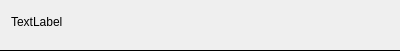
<?xml version="1.0" encoding="UTF-8"?>
<ui version="4.0">
 <class>Widg_Airports</class>
 <widget class="QWidget" name="Widg_Airports">
  <property name="geometry">
   <rect>
    <x>0</x>
    <y>0</y>
    <width>400</width>
    <height>51</height>
   </rect>
  </property>
  <property name="minimumSize">
   <size>
    <width>400</width>
    <height>51</height>
   </size>
  </property>
  <property name="maximumSize">
   <size>
    <width>400</width>
    <height>51</height>
   </size>
  </property>
  <property name="windowTitle">
   <string>Form</string>
  </property>
  <widget class="QWidget" name="verticalLayoutWidget">
   <property name="geometry">
    <rect>
     <x>0</x>
     <y>0</y>
     <width>401</width>
     <height>51</height>
    </rect>
   </property>
   <layout class="QVBoxLayout" name="verticalLayout">
    <item>
     <layout class="QVBoxLayout" name="verticalLayout_2">
      <item>
       <layout class="QHBoxLayout" name="horizontalLayout_2" stretch="0,15">
        <item>
         <widget class="QWidget" name="" native="true">
          <property name="minimumSize">
           <size>
            <width>5</width>
            <height>0</height>
           </size>
          </property>
          <property name="maximumSize">
           <size>
            <width>5</width>
            <height>16777215</height>
           </size>
          </property>
          <layout class="QHBoxLayout" name="horizontalLayout_3">
           <item>
            <spacer name="horizontalSpacer">
             <property name="orientation">
              <enum>Qt::Horizontal</enum>
             </property>
             <property name="sizeHint" stdset="0">
              <size>
               <width>40</width>
               <height>20</height>
              </size>
             </property>
            </spacer>
           </item>
          </layout>
         </widget>
        </item>
        <item>
         <layout class="QHBoxLayout" name="horizontalLayout_4">
          <item>
           <widget class="QLabel" name="lab_NameG">
            <property name="text">
             <string>TextLabel</string>
            </property>
           </widget>
          </item>
         </layout>
        </item>
       </layout>
      </item>
     </layout>
    </item>
    <item>
     <widget class="QWidget" name="verticalWidget_3" native="true">
      <property name="minimumSize">
       <size>
        <width>0</width>
        <height>1</height>
       </size>
      </property>
      <property name="maximumSize">
       <size>
        <width>400</width>
        <height>1</height>
       </size>
      </property>
      <property name="styleSheet">
       <string notr="true">background-color: rgb(0, 0, 0);</string>
      </property>
      <layout class="QVBoxLayout" name="verticalLayout_3"/>
     </widget>
    </item>
   </layout>
  </widget>
 </widget>
 <resources/>
 <connections/>
</ui>
